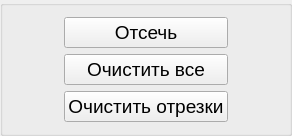
    <widget class="QGroupBox" name="groupBox_4">
     <property name="title">
      <string/>
     </property>
     <property name="flat">
      <bool>true</bool>
     </property>
     <layout class="QVBoxLayout" name="verticalLayout_6">
      <item>
       <layout class="QHBoxLayout" name="horizontalLayout_10">
        <item>
         <spacer name="horizontalSpacer_23">
          <property name="orientation">
           <enum>Qt::Horizontal</enum>
          </property>
          <property name="sizeType">
           <enum>QSizePolicy::Fixed</enum>
          </property>
          <property name="sizeHint" stdset="0">
           <size>
            <width>50</width>
            <height>20</height>
           </size>
          </property>
         </spacer>
        </item>
        <item>
         <widget class="QPushButton" name="clipButton">
          <property name="font">
           <font>
            <pointsize>14</pointsize>
           </font>
          </property>
          <property name="text">
           <string>Отсечь</string>
          </property>
         </widget>
        </item>
        <item>
         <spacer name="horizontalSpacer_77">
          <property name="orientation">
           <enum>Qt::Horizontal</enum>
          </property>
          <property name="sizeType">
           <enum>QSizePolicy::Fixed</enum>
          </property>
          <property name="sizeHint" stdset="0">
           <size>
            <width>50</width>
            <height>20</height>
           </size>
          </property>
         </spacer>
        </item>
       </layout>
      </item>
      <item>
       <layout class="QHBoxLayout" name="horizontalLayout_9">
        <item>
         <spacer name="horizontalSpacer_22">
          <property name="orientation">
           <enum>Qt::Horizontal</enum>
          </property>
          <property name="sizeType">
           <enum>QSizePolicy::Fixed</enum>
          </property>
          <property name="sizeHint" stdset="0">
           <size>
            <width>50</width>
            <height>20</height>
           </size>
          </property>
         </spacer>
        </item>
        <item>
         <widget class="QPushButton" name="clearAllButton">
          <property name="font">
           <font>
            <pointsize>14</pointsize>
           </font>
          </property>
          <property name="text">
           <string>Очистить все</string>
          </property>
         </widget>
        </item>
        <item>
         <spacer name="horizontalSpacer_28">
          <property name="orientation">
           <enum>Qt::Horizontal</enum>
          </property>
          <property name="sizeType">
           <enum>QSizePolicy::Fixed</enum>
          </property>
          <property name="sizeHint" stdset="0">
           <size>
            <width>50</width>
            <height>20</height>
           </size>
          </property>
         </spacer>
        </item>
       </layout>
      </item>
      <item>
       <layout class="QHBoxLayout" name="horizontalLayout_11">
        <item>
         <spacer name="horizontalSpacer_24">
          <property name="orientation">
           <enum>Qt::Horizontal</enum>
          </property>
          <property name="sizeType">
           <enum>QSizePolicy::Fixed</enum>
          </property>
          <property name="sizeHint" stdset="0">
           <size>
            <width>50</width>
            <height>20</height>
           </size>
          </property>
         </spacer>
        </item>
        <item>
         <widget class="QPushButton" name="clearLinesButton">
          <property name="font">
           <font>
            <pointsize>14</pointsize>
           </font>
          </property>
          <property name="text">
           <string>Очистить отрезки</string>
          </property>
         </widget>
        </item>
        <item>
         <spacer name="horizontalSpacer_29">
          <property name="orientation">
           <enum>Qt::Horizontal</enum>
          </property>
          <property name="sizeType">
           <enum>QSizePolicy::Fixed</enum>
          </property>
          <property name="sizeHint" stdset="0">
           <size>
            <width>50</width>
            <height>20</height>
           </size>
          </property>
         </spacer>
        </item>
       </layout>
      </item>
     </layout>
    </widget>
